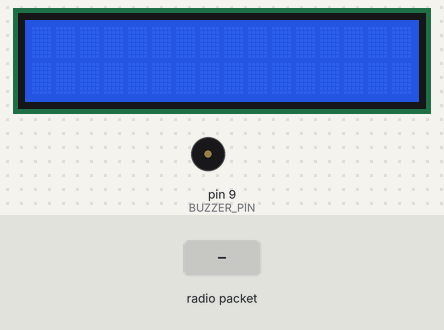
This sketch was run on a simulated Arduino Uno, built with avr-gcc and run on an emulated ATmega328P. Shown: 16×2 character LCD, buzzer (waves = sounding). Inputs (shaded band) come from the test bench. No radio packets arrive unless stated.

Above: at 1.2 s.
1.3 s: radio packet "5" arrives
At 2.5 s:
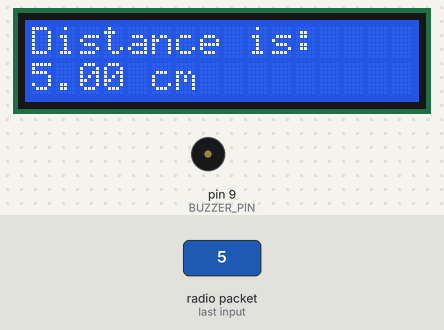
2.8 s: radio packet "90" arrives
At 3.7 s:
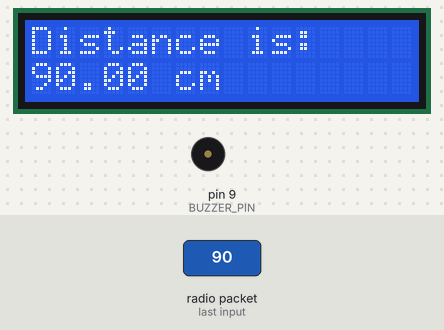
4.3 s: radio packet "200" arrives
At 5.3 s:
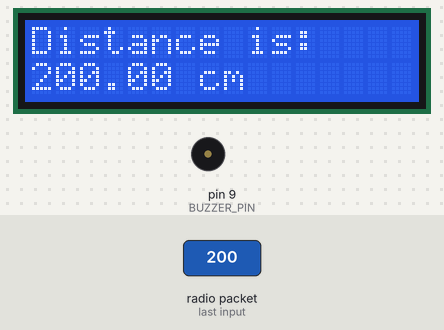
Timing chart, 0 to 7.3 s (numbered marks = the images above; inputs shaded):
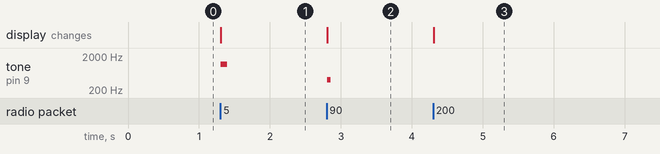

The sketch:

Receiver_3.ino
```cpp
#include <VirtualWire.h>
#include <Wire.h>
#include <LiquidCrystal.h>
#include <LiquidCrystal_I2C.h>

//Define variables
#define I2C_ADDR          0x3F       //Define I2C Address where the PCF8574A is
#define BACKLIGHT_PIN      3
#define En_pin             2
#define Rw_pin             1
#define Rs_pin             0
#define D4_pin             4
#define D5_pin             5
#define D6_pin             6
#define D7_pin             7
#define BUZZER_PIN         9


//Initialise the LCD
LiquidCrystal lcd(4, 6, 10, 11, 12, 13);

unsigned long previousMillis = 0; // Variable to store the last time the buzzer was reset
const long interval = 1000; // Interval at which to reset the buzzer

void setup() {
  //Define the LCD as 16 column by 2 rows
  lcd.begin (16, 2);

  //Define the buzzer pin
  pinMode(BUZZER_PIN, OUTPUT);
  digitalWrite(BUZZER_PIN, LOW);

  //Define the receiver pin and rate
  vw_set_rx_pin(2);       //Sets pin D12 as the RX Pin
  vw_setup(2000);	       // Bits per sec
  vw_rx_start();           // Start the receiver PLL running

  Serial.begin(9600);
}

const int DISTANCE_MIN[3] = {1, 30, 60};
const int DISTANCE_MAX[3] = {29, 59, 100};

void loop() {
  uint8_t buf[VW_MAX_MESSAGE_LEN];
  uint8_t buflen = VW_MAX_MESSAGE_LEN;

  if (vw_get_message(buf, &buflen)) {
    // Convert the received message to a float
    char msg[buflen + 1];
    memcpy(msg, buf, buflen);
    msg[buflen] = '\0';
    float distance = atof(msg);

    // Print the received distance on the LCD
    lcd.clear();
    lcd.setCursor(0, 0);
    lcd.print("Distance is:");
    lcd.setCursor(0, 1);
    lcd.print(distance);
    lcd.print(" cm");


    if (distance < 100) {
      int frequency;
      int loudness;

      if (distance >= 60) {
        frequency = map(distance, 60, 100, 100, 500);
        loudness = map(distance, 60, 100, 30, 60);
      } else if (distance >= 30) {
        frequency = map(distance, 30, 59, 500, 1000);
        loudness = map(distance, 30, 59, 60, 90);
      } else {
        frequency = map(distance, 1, 29, 1000, 2000);
        loudness = map(distance, 1, 29, 90, 100);
      }

      tone(BUZZER_PIN, frequency, loudness);
      digitalWrite(BUZZER_PIN, HIGH);
      previousMillis = millis(); // Reset the timer when the buzzer is turned on
    } else {
      // Turn off the buzzer if the timer has expired
      if (millis() - previousMillis >= interval) {
        digitalWrite(BUZZER_PIN, LOW);
      }
    }
  } else {
    // Turn off the buzzer if the timer has expired
    if (millis() - previousMillis >= interval) {
      digitalWrite(BUZZER_PIN, LOW);
    }
  }
}
```

Measured:
- after the input at 1.3 s, tone on pin 9 (BUZZER_PIN): silent → 1142 Hz at once, → silent 0.09 s later; the display: changes at once (image 1)
- after the input at 2.8 s, tone on pin 9 (BUZZER_PIN): silent → 400 Hz at once, → silent 0.05 s later; the display: changes at once (image 2)
- after the input at 4.3 s, the display: changes at once (image 3)
